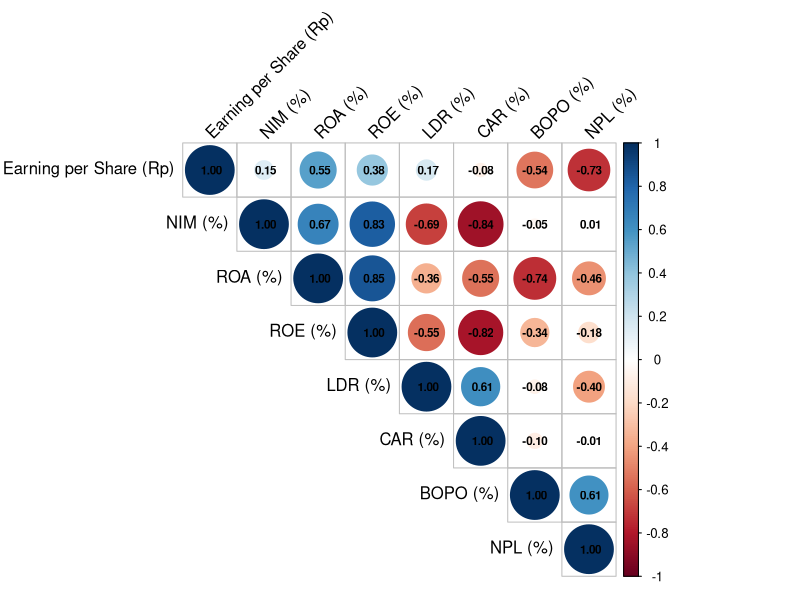

R code for this plot: (Note: this script raises an error after producing the figure.)
## ---- chunk 1
library(readxl)


    dat <- read_xlsx("Data Keuangan Bank BRI.xlsx")
    
    dat <- as.data.frame(dat)
    
    
    print(dat)
## ---- chunk 2
dat_proses <- dat[c(2,3,4,5,6,7,8,9)]

dat_proses
## ---- chunk 3
library(corrplot)

korelasi <- cor(dat_proses)

corrplot(korelasi, type = "upper", order = "hclust", 
         tl.col = "black", tl.srt = 45,
         addCoef.col = 1,
         number.cex = .7)


## ---- chunk 4


dataku <- dat[c("Tahun", "ROA (%)", "ROE (%)")]

susun_data = reshape2::melt(data = dataku, id.vars = c("Tahun")   )
    
susun_data
## ---- chunk 5

   gambar <-  ggplot(susun_data, aes(x = Tahun, y = value, fill = variable))+
      facet_wrap( ~variable,  scales = "free",  ncol = 1) +
       geom_line(color="turquoise4") +
       theme_minimal() 
    

gambar
    

## ---- chunk 6
library(ggplot2)




p <- ggplot(data = NULL, aes(x = x, y = y)) +
       geom_line(color="turquoise4") +
       theme_minimal() + 
       labs(x="", y="Sales", title="Total Sales (Past 100 Days)") +
       theme(plot.title = element_text(hjust=0.5, size=20, face="bold"))


p
